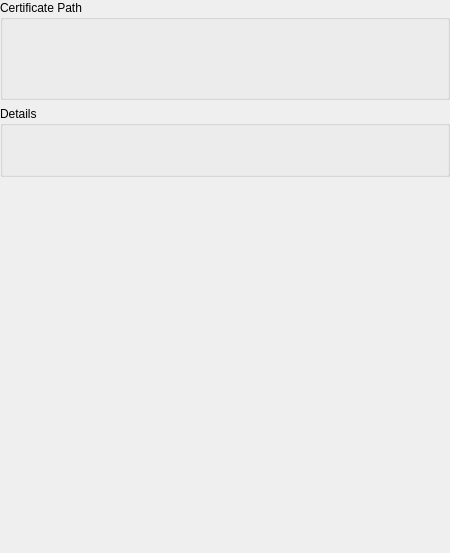
<?xml version="1.0" encoding="UTF-8"?>
<ui version="4.0">
 <class>CertificateDetail</class>
 <widget class="QWidget" name="CertificateDetail">
  <property name="geometry">
   <rect>
    <x>0</x>
    <y>0</y>
    <width>450</width>
    <height>553</height>
   </rect>
  </property>
  <property name="windowTitle">
   <string>Form</string>
  </property>
  <layout class="QVBoxLayout" name="verticalLayout">
   <property name="leftMargin">
    <number>0</number>
   </property>
   <property name="topMargin">
    <number>0</number>
   </property>
   <property name="rightMargin">
    <number>0</number>
   </property>
   <property name="bottomMargin">
    <number>0</number>
   </property>
   <item>
    <widget class="QScrollArea" name="scrollArea">
     <property name="minimumSize">
      <size>
       <width>450</width>
       <height>0</height>
      </size>
     </property>
     <property name="frameShape">
      <enum>QFrame::NoFrame</enum>
     </property>
     <property name="frameShadow">
      <enum>QFrame::Plain</enum>
     </property>
     <property name="horizontalScrollBarPolicy">
      <enum>Qt::ScrollBarAlwaysOff</enum>
     </property>
     <property name="sizeAdjustPolicy">
      <enum>QAbstractScrollArea::AdjustToContents</enum>
     </property>
     <property name="widgetResizable">
      <bool>true</bool>
     </property>
     <widget class="QWidget" name="widgetContent">
      <property name="geometry">
       <rect>
        <x>0</x>
        <y>0</y>
        <width>450</width>
        <height>250</height>
       </rect>
      </property>
      <property name="sizePolicy">
       <sizepolicy hsizetype="Preferred" vsizetype="Fixed">
        <horstretch>0</horstretch>
        <verstretch>0</verstretch>
       </sizepolicy>
      </property>
      <layout class="QVBoxLayout" name="content_layout">
       <property name="leftMargin">
        <number>0</number>
       </property>
       <property name="topMargin">
        <number>0</number>
       </property>
       <property name="rightMargin">
        <number>0</number>
       </property>
       <property name="bottomMargin">
        <number>0</number>
       </property>
       <item>
        <widget class="QGroupBox" name="certificate_path">
         <property name="minimumSize">
          <size>
           <width>0</width>
           <height>100</height>
          </size>
         </property>
         <property name="maximumSize">
          <size>
           <width>16777215</width>
           <height>150</height>
          </size>
         </property>
         <property name="title">
          <string>Certificate Path</string>
         </property>
        </widget>
       </item>
       <item>
        <widget class="QGroupBox" name="certificate_details">
         <property name="sizePolicy">
          <sizepolicy hsizetype="Preferred" vsizetype="Expanding">
           <horstretch>0</horstretch>
           <verstretch>0</verstretch>
          </sizepolicy>
         </property>
         <property name="minimumSize">
          <size>
           <width>150</width>
           <height>150</height>
          </size>
         </property>
         <property name="title">
          <string>Details</string>
         </property>
         <layout class="QVBoxLayout" name="certificate_details_layout">
          <property name="spacing">
           <number>36</number>
          </property>
          <property name="sizeConstraint">
           <enum>QLayout::SetMinAndMaxSize</enum>
          </property>
          <property name="leftMargin">
           <number>12</number>
          </property>
          <property name="topMargin">
           <number>24</number>
          </property>
          <property name="bottomMargin">
           <number>24</number>
          </property>
         </layout>
        </widget>
       </item>
      </layout>
     </widget>
    </widget>
   </item>
  </layout>
 </widget>
 <resources/>
 <connections/>
</ui>
